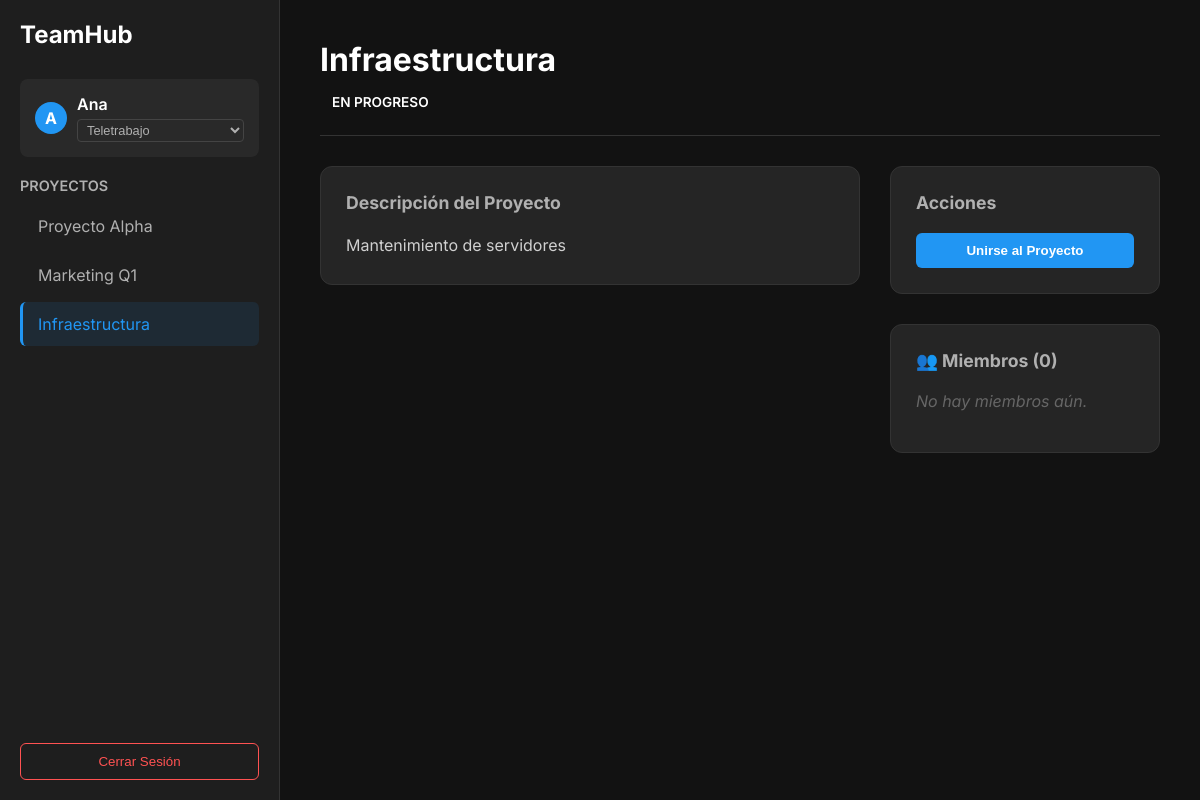
/ui/index.php?team_id=3 (signed in), run on an earlier commit of the app's database.
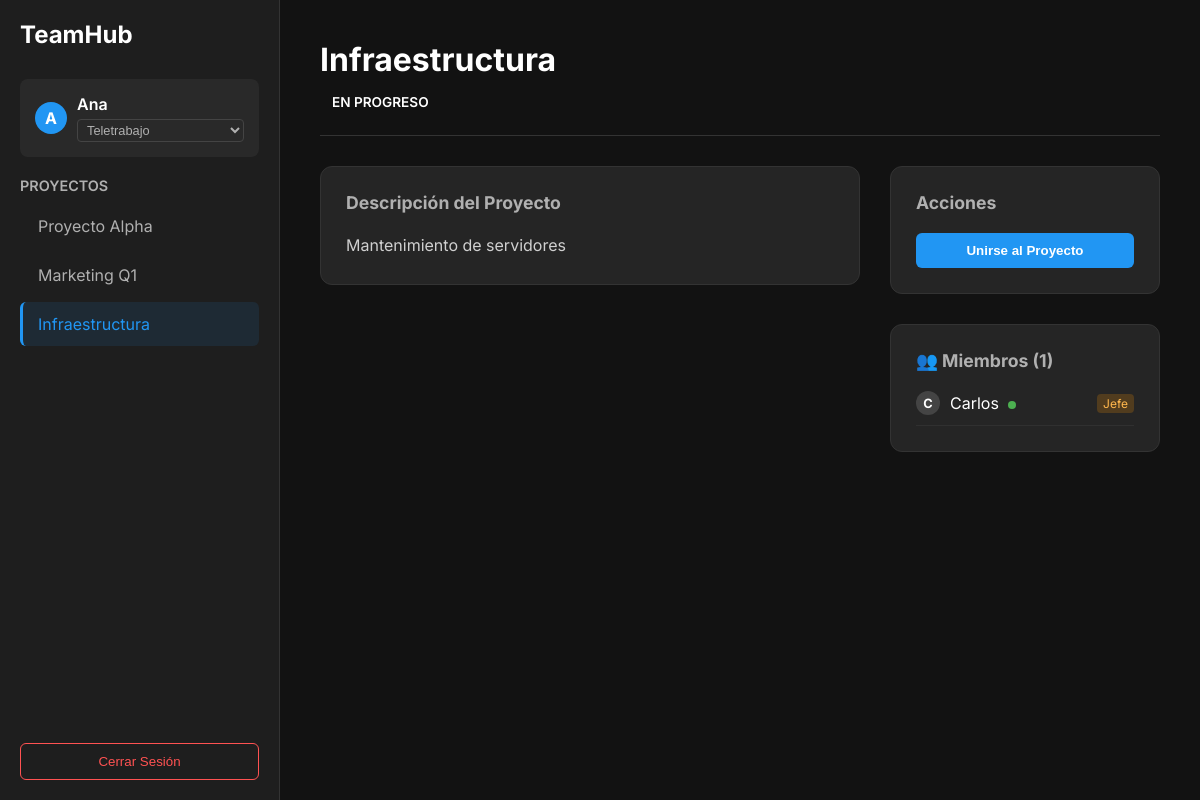
And on a later commit of the database.
### tables this page shows
CREATE TABLE users (
    id INT AUTO_INCREMENT PRIMARY KEY,
    username VARCHAR(50) NOT NULL,
    email VARCHAR(100) NOT NULL UNIQUE,
    password VARCHAR(255) NOT NULL,
    status ENUM('Oficina', 'Teletrabajo', 'Ausente') DEFAULT 'Oficina',
    role ENUM('user', 'admin') DEFAULT 'user',
    created_at TIMESTAMP DEFAULT CURRENT_TIMESTAMP
);

CREATE TABLE teams (
    id INT AUTO_INCREMENT PRIMARY KEY,
    name VARCHAR(100) NOT NULL,
    description TEXT,
    created_by INT,
    created_at TIMESTAMP DEFAULT CURRENT_TIMESTAMP,
    FOREIGN KEY (created_by) REFERENCES users(id) ON DELETE SET NULL
);

CREATE TABLE team_members (
    id INT AUTO_INCREMENT PRIMARY KEY,
    user_id INT NOT NULL,
    team_id INT NOT NULL,
    role ENUM('admin', 'member') DEFAULT 'member',
    joined_at TIMESTAMP DEFAULT CURRENT_TIMESTAMP,
    FOREIGN KEY (user_id) REFERENCES users(id) ON DELETE CASCADE,
    FOREIGN KEY (team_id) REFERENCES teams(id) ON DELETE CASCADE,
    UNIQUE(user_id, team_id)
);

### motor/db.php (called while the page is built, shortened)
<?php
class Database {
    private static $instance = null;
    private $conn;
    private $host = 'db';
    private $user = 'root';
    private $pass = 'root';
    private $name = 'proyecto_dual';
    private function __construct() {
        try {
            $dsn = "mysql:host={$this->host};dbname={$this->name};charset=utf8mb4";
            $options = [
                PDO::ATTR_ERRMODE => PDO::ERRMODE_EXCEPTION,
                PDO::ATTR_DEFAULT_FETCH_MODE => PDO::FETCH_ASSOC,
                PDO::ATTR_EMULATE_PREPARES => false,
            ];
            $this->conn = new PDO($dsn, $this->user, $this->pass, $options);
        } catch (PDOException $e) {
            error_log("Database Connection Error: " . $e->getMessage());
            die("Error de conexión a la base de datos.");
        }
    }
    public static function getInstance() {
        if (self::$instance == null) {
            self::$instance = new Database();
        }
        return self::$instance;
    }
    public function getConnection() {
        return $this->conn;
    }
}

### modelo/consultas.php (called while the page is built, shortened)
<?php
require_once __DIR__ . '/../motor/db.php';
class Consultas {
    private $db;
    public function __construct() {
        $this->db = Database::getInstance()->getConnection();
    }
    public function obtenerUsuario($id) {
        $stmt = $this->db->prepare("SELECT * FROM users WHERE id = ?");
        $stmt->execute([$id]);
        return $stmt->fetch();
    }
    public function obtenerTodosLosEquipos() {
        $query = $this->db->query("SELECT * FROM teams");
        return $query ? $query->fetchAll() : [];
    }
    public function obtenerEquipo($id) {
        $stmt = $this->db->prepare("SELECT * FROM teams WHERE id = ?");
        $stmt->execute([$id]);
        return $stmt->fetch();
    }
    public function esMiembro($user_id, $team_id) {
        if ($this->esGlobalAdmin($user_id)) return true;
        $stmt = $this->db->prepare("SELECT 1 FROM team_members WHERE user_id = ? AND team_id = ?");
        $stmt->execute([$user_id, $team_id]);
        return (bool) $stmt->fetch();
    }
    private function esGlobalAdmin($user_id) {
        $stmt = $this->db->prepare("SELECT role FROM users WHERE id = ?");
        $stmt->execute([$user_id]);
        $role = $stmt->fetchColumn();
        return $role === 'admin';
    }
    public function obtenerMiembrosEquipo($team_id) {
        $stmt = $this->db->prepare("
            SELECT u.username, u.status, tm.role
            FROM users u
            JOIN team_members tm ON u.id = tm.user_id
            WHERE tm.team_id = ?
        ");
        $stmt->execute([$team_id]);
        return $stmt->fetchAll();
    }
}

### ui/index.php (the view, shortened to what this page needs)
<?php
require_once __DIR__ . '/../modelo/consultas.php';
$consultas = new Consultas();
$user_id = $_SESSION['user_id'];
$currentUser = $consultas->obtenerUsuario($user_id);
$username = $currentUser['username'];
$userStatus = $currentUser['status'];
$equipos = $consultas->obtenerTodosLosEquipos();
$selected_team_id = isset($_GET['team_id']) ? $_GET['team_id'] : (count($equipos) > 0 ? $equipos[0]['id'] : null);
$selected_team = null;
$miembros = [];
$es_miembro = false;
if ($selected_team_id) {
    $selected_team = $consultas->obtenerEquipo($selected_team_id);
    if ($selected_team) {
        $miembros = $consultas->obtenerMiembrosEquipo($selected_team_id);
        $es_miembro = $consultas->esMiembro($user_id, $selected_team_id);
    }
}
?>
<!DOCTYPE html>
<html lang="es">
<head>
</head>
<body>
    <div class="sidebar">
        <div class="brand">TeamHub</div>
        <div class="user-profile">
            <div class="user-avatar"><?= strtoupper(substr($username, 0, 1)) ?></div>
            <div style="flex:1;">
                <div style="font-weight:600"><?= htmlspecialchars($username) ?></div>
                <form method="POST">
                    <select name="new_user_status" class="status-select" onchange="this.form.submit()">
                        <option value="Teletrabajo" <?= $userStatus == 'Teletrabajo' ? 'selected' : '' ?>>Teletrabajo</option>
                    </select>
                </form>
            </div>
        </div>
        <div style="margin-bottom:10px; font-weight:600; color:var(--text-secondary); font-size:0.9rem;">PROYECTOS</div>
        <ul class="project-list">
            <?php foreach ($equipos as $equipo): ?>
                <li class="project-item">
                    <a href="?team_id=<?= $equipo['id'] ?>" class="project-link <?= $selected_team_id == $equipo['id'] ? 'active' : '' ?>">
                        <?= htmlspecialchars($equipo['name']) ?>
                    </a>
                </li>
            <?php endforeach; ?>
        </ul>
        <form method="POST">
            <button type="submit" name="logout" class="logout-btn">Cerrar Sesión</button>
        </form>
    </div>
    <div class="main-content">
        <?php if ($selected_team): ?>
            <div class="header">
                <div>
                    <h1 class="project-title"><?= htmlspecialchars($selected_team['name']) ?></h1>
                    <?php
                        $statusClass = str_replace(' ', '.', $selected_team['status'] ?? 'En.Progreso');
                    ?>
                    <span class="project-status status-<?= $statusClass ?>">
                        <?= htmlspecialchars($selected_team['status'] ?? 'En Progreso') ?>
                    </span>
                </div>
            </div>
            <div class="content-grid">
                <div style="display:flex; flex-direction:column; gap:30px;">
                    <div class="card">
                        <h3>Descripción del Proyecto</h3>
                        <div class="description-text">
                            <?= nl2br(htmlspecialchars($selected_team['description'])) ?>
                        </div>
                    </div>
                </div>
                <div style="display:flex; flex-direction:column; gap:30px;">
                    <div class="card">
                        <h3>Acciones</h3>
                        <form method="POST">
                            <?php if ($es_miembro): ?>
                                <button type="submit" name="leave_team" class="btn btn-danger" style="width:100%">Abandonar Proyecto</button>
                            <?php else: ?>
                                <button type="submit" name="join_team" class="btn btn-primary" style="width:100%">Unirse al Proyecto</button>
                            <?php endif; ?>
                        </form>
                    </div>
                    <div class="card">
                        <h3>👥 Miembros (<?= count($miembros) ?>)</h3>
                        <?php if (empty($miembros)): ?>
                            <p style="color:#666; font-style:italic;">No hay miembros aún.</p>
                        <?php else: ?>
                            <div class="member-list">
                                <?php foreach ($miembros as $m): ?>
                                    <div class="member-item">
                                        <div class="member-info">
                                            <div class="user-avatar" style="width:24px; height:24px; font-size:0.8rem; background:#444;">
                                                <?= strtoupper(substr($m['username'], 0, 1)) ?>
                                            </div>
                                            <div>
                                                <span><?= htmlspecialchars($m['username']) ?></span>
                                                <span class="status-dot user-status-<?= $m['status'] ?>" title="<?= $m['status'] ?>" style="margin-left:5px;"></span>
                                            </div>
                                        </div>
                                        <?php if ($m['role'] === 'admin'): ?>
                                            <span class="role-badge role-admin">Jefe</span>
                                        <?php else: ?>
                                            <span class="role-badge">Trabajador</span>
                                        <?php endif; ?>
                                    </div>
                                <?php endforeach; ?>
                            </div>
                        <?php endif; ?>
                    </div>
                </div>
            </div>
        <?php else: ?>
            <div style="display:flex; justify-content:center; align-items:center; height:100%; color:#555;">
                <h2>Selecciona un proyecto de la izquierda para ver detalles</h2>
            </div>
        <?php endif; ?>
    </div>
</body>
</html>

### ui/index.php (style rules this page uses)
:root { --bg-color: #121212; --sidebar-bg: #1e1e1e; --card-bg: #252525; --text-primary: #ffffff; --text-secondary: #b0b0b0; --accent-color: #2196F3; --danger-color: #ff5252; --success-color: #4CAF50; --warning-color: #FFC107; --border-color: #333; }
body { font-family: 'Inter', sans-serif; margin: 0; height: 100vh; display: grid; grid-template-columns: 280px 1fr; background-color: var(--bg-color); color: var(--text-primary); overflow: hidden; }
.sidebar { background-color: var(--sidebar-bg); border-right: 1px solid var(--border-color); display: flex; flex-direction: column; padding: 20px; }
.brand { font-size: 1.5rem; font-weight: 700; margin-bottom: 30px; color: var(--text-primary); display: flex; align-items: center; gap: 10px; }
.user-profile { display: flex; align-items: center; gap: 10px; padding: 15px; background: rgba(255,255,255,0.05); border-radius: 8px; margin-bottom: 20px; }
.user-avatar { width: 32px; height: 32px; background: var(--accent-color); border-radius: 50%; display: flex; align-items: center; justify-content: center; font-weight: bold; }
.status-select { background: transparent; color: var(--text-secondary); border: 1px solid #444; border-radius: 4px; padding: 2px 5px; font-size: 0.8rem; margin-top: 5px; width: 100%; cursor: pointer; }
.project-list { list-style: none; padding: 0; margin: 0; flex-grow: 1; overflow-y: auto; }
.project-item { margin-bottom: 5px; }
.project-link { display: block; padding: 12px 15px; color: var(--text-secondary); text-decoration: none; border-radius: 6px; transition: all 0.2s; border-left: 3px solid transparent; }
.project-link.active { background-color: rgba(33, 150, 243, 0.1); color: var(--accent-color); border-left-color: var(--accent-color); }
.logout-btn { margin-top: auto; background: none; border: 1px solid var(--danger-color); color: var(--danger-color); padding: 10px; border-radius: 6px; cursor: pointer; transition: 0.2s; width: 100%; }
.main-content { padding: 40px; overflow-y: auto; }
.header { display: flex; justify-content: space-between; align-items: flex-start; margin-bottom: 30px; padding-bottom: 20px; border-bottom: 1px solid var(--border-color); }
.project-title { font-size: 2rem; margin: 0 0 10px 0; }
.project-status { display: inline-block; padding: 5px 12px; border-radius: 20px; font-size: 0.85rem; font-weight: 600; text-transform: uppercase; }
.content-grid { display: grid; grid-template-columns: 2fr 1fr; gap: 30px; }
.card { background: var(--card-bg); border-radius: 12px; padding: 25px; border: 1px solid var(--border-color); }
.card h3 { margin-top: 0; margin-bottom: 20px; font-size: 1.1rem; color: var(--text-secondary); }
.description-text { line-height: 1.6; color: #d0d0d0; }
.member-list { display: flex; flex-direction: column; gap: 15px; }
.member-item { display: flex; align-items: center; justify-content: space-between; padding-bottom: 10px; border-bottom: 1px solid rgba(255,255,255,0.05); }
.member-info { display: flex; align-items: center; gap: 10px; }
.role-badge { font-size: 0.75rem; padding: 2px 6px; border-radius: 4px; background: #333; color: #aaa; }
.role-admin { background: rgba(255, 152, 0, 0.2); color: #FFB74D; }
.status-dot { height: 8px; width: 8px; border-radius: 50%; display: inline-block; margin-right: 5px; }
.user-status-Oficina { background-color: #4CAF50; }
.btn { padding: 10px 20px; border: none; border-radius: 6px; cursor: pointer; font-weight: 600; transition: 0.2s; }
.btn-primary { background: var(--accent-color); color: white; }
select { background: #333; color: white; border: 1px solid #444; padding: 8px; border-radius: 4px; outline: none; }

What changed in the data, as far as the page shows it:
added team_members: user.username "C", user.username "Carlos", role "Jefe"
Also different on the page:
count($miembros): "0" → "1"
text no longer shown: "No hay miembros aún."
